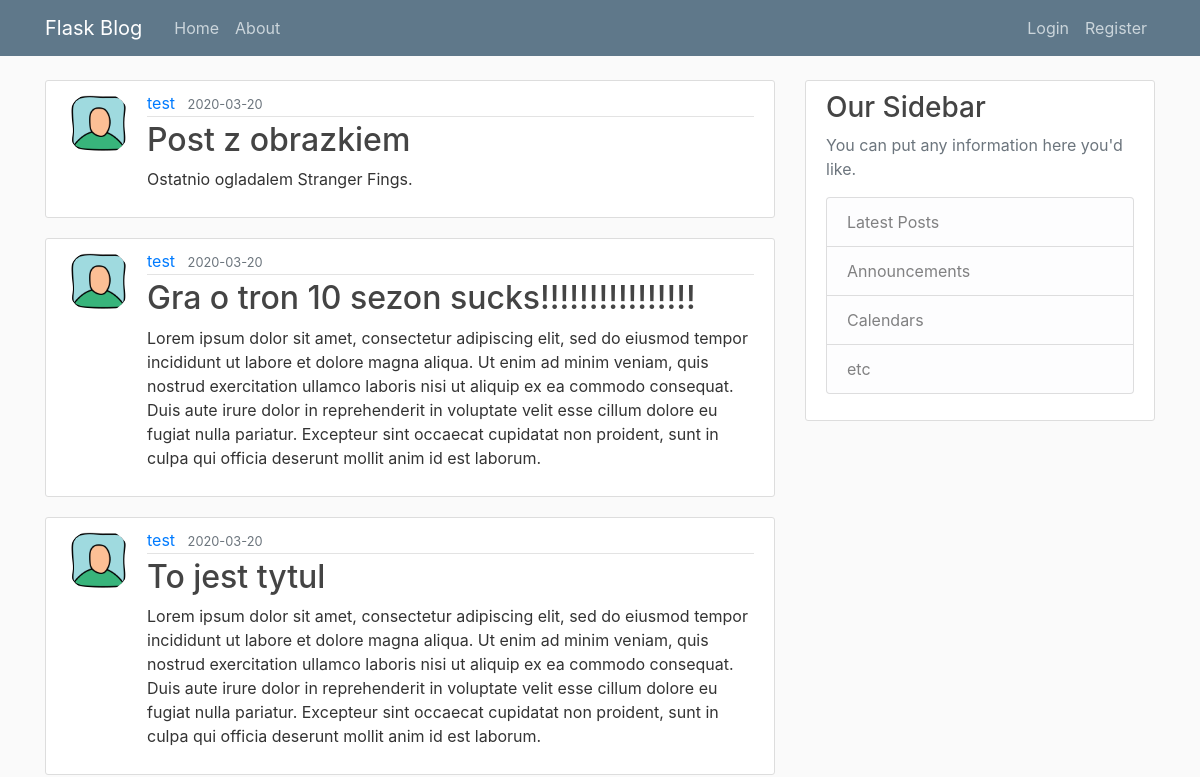
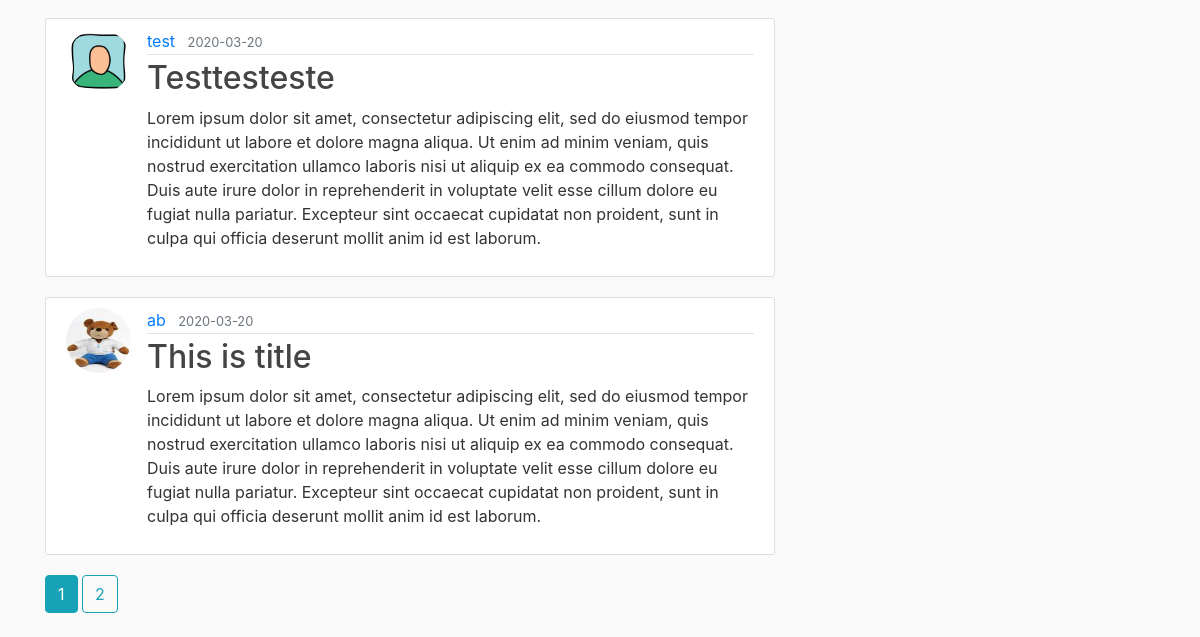
Page /home on the earlier database version (2 pictures, top to bottom).
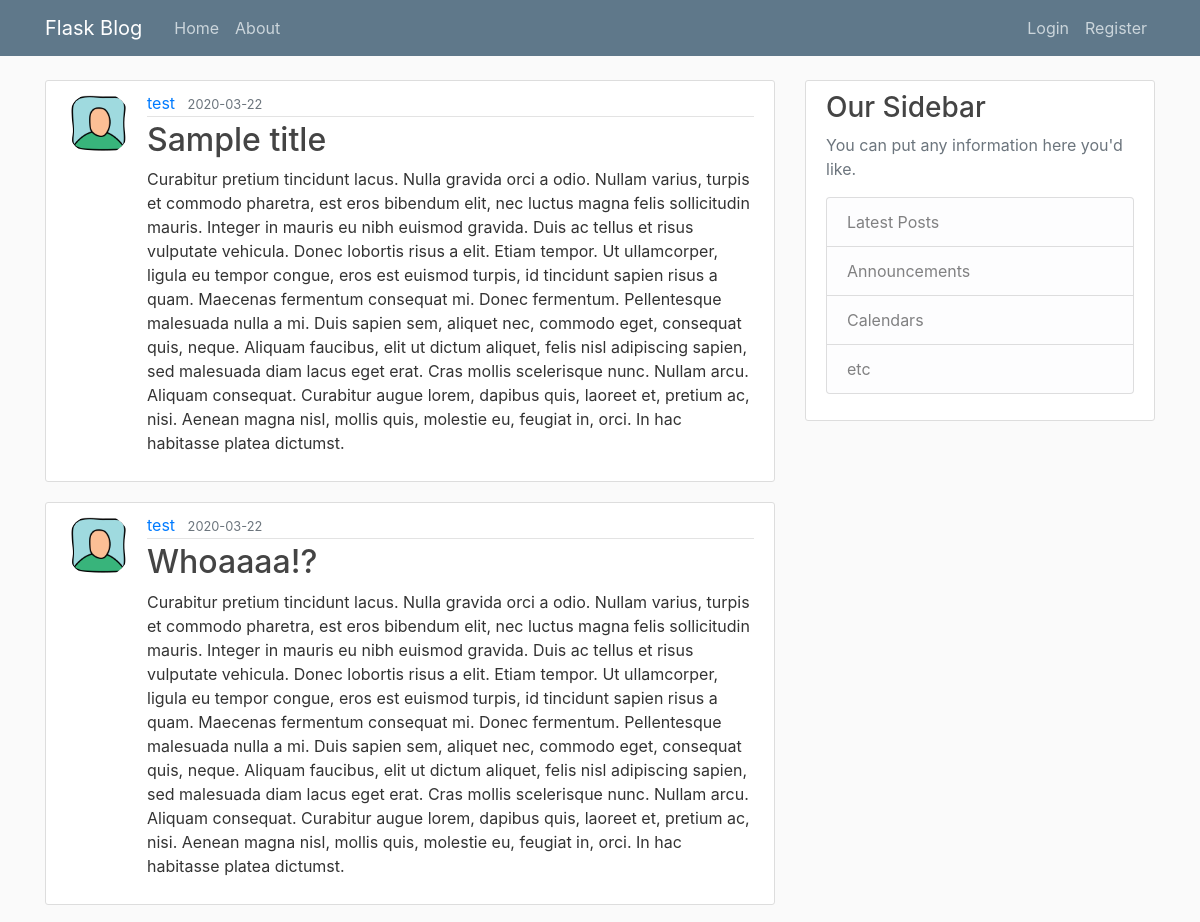
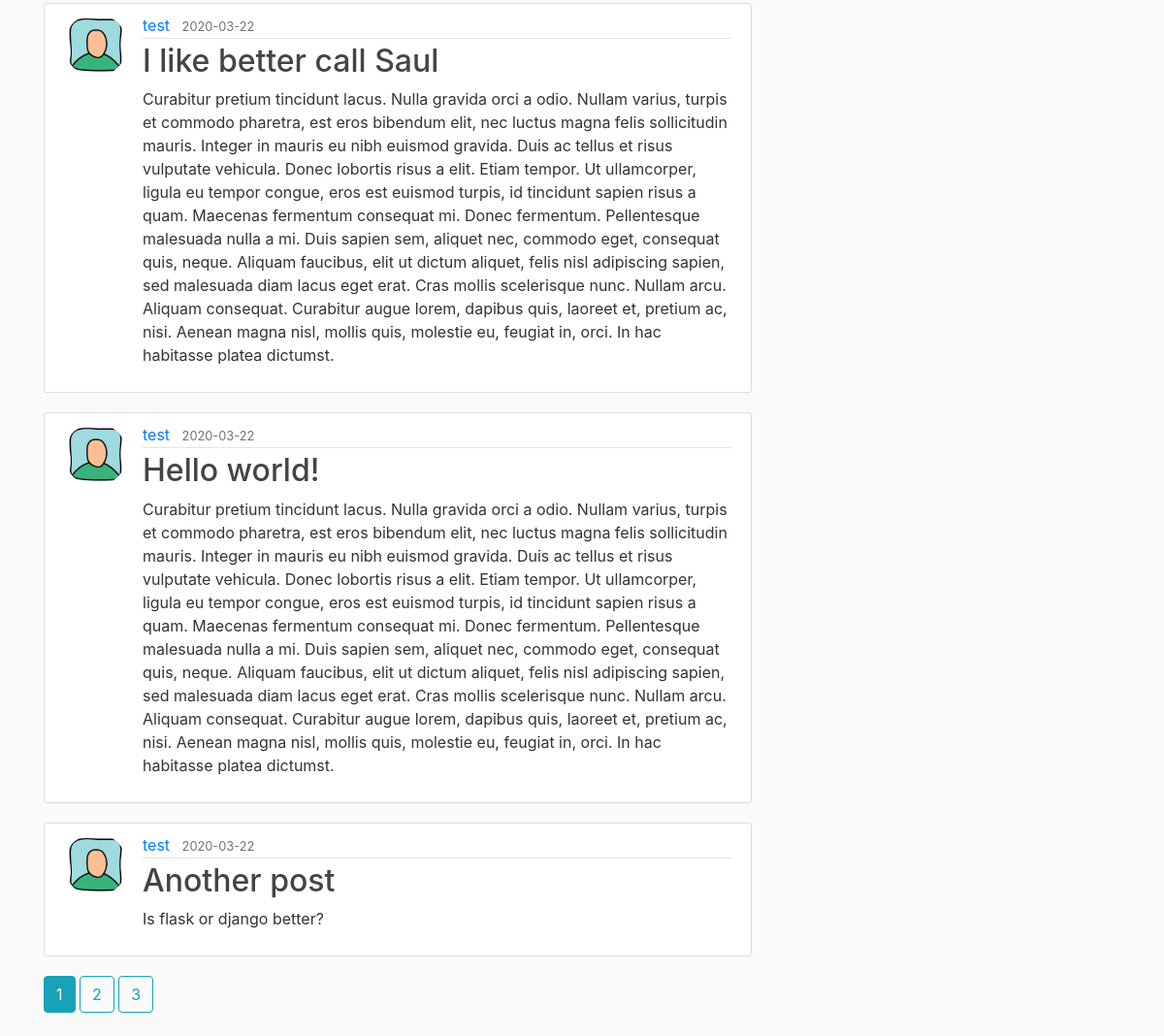
Same page on the later database version (2 pictures, top to bottom).
### flaskblog/models.py (models this page shows, shortened)
class Post(db.Model):
    id = db.Column(db.Integer, primary_key=True)
    title = db.Column(db.String(100), nullable=False)
    date_posted = db.Column(db.DateTime(), nullable=False, default=datetime.utcnow)
    content = db.Column(db.Text, nullable=False)
    user_id = db.Column(db.Integer, db.ForeignKey('user.id'), nullable=False)

class User(db.Model, UserMixin):
    id = db.Column(db.Integer, primary_key=True)
    username = db.Column(db.String(20), unique=True, nullable=False)
    email = db.Column(db.String(120), unique=True, nullable=False)
    image_file = db.Column(db.String(120), nullable=False, default='default.png')
    password = db.Column(db.String(60), nullable=False)
    posts = db.relationship('Post', backref='author', lazy=True)

### flaskblog/main/routes.py (the view)
@main.route('/')
@main.route('/home')
def home():
    page = request.args.get('page', 1, type=int)
    posts = Post.query.order_by(Post.date_posted.desc()).paginate(page=page, per_page=5)
    return render_template('home.html', posts=posts)

### flaskblog/templates/home.html
{% extends "base.html" %}
{% block body %}
    {% for post in posts.items %}
        <article class="media content-section">
            <img class="rounded-circle article-img"
                src="{{ url_for('static', filename='profile_pics/' + post.author.image_file)}}">
          <div class="media-body">
            <div class="article-metadata">
              <a class="mr-2" href="{{url_for('users.user_posts', user_name=post.author.username)}}">{{ post.author.username }}</a>
              <small class="text-muted">{{ post.date_posted.strftime('%Y-%m-%d') }}</small>
            </div>
            <h2><a class="article-title" href="{{ url_for('posts.post', post_id=post.id) }}">{{ post.title }}</a></h2>
            <p class="article-content">{{ post.content }}</p>
          </div>
        </article>
    {% endfor %}
    {% for page_num in posts.iter_pages(left_edge=1, right_edge=1, left_current=1, right_current=2) %}
        {% if page_num %}
            {% if posts.page == page_num %}
            <a class="btn btn-info mb-4" href="{{url_for('main.home', page=page_num)}}">{{ page_num }}</a>
            {% else %}
            <a class="btn btn-outline-info mb-4" href="{{url_for('main.home', page=page_num)}}">{{ page_num }}</a>
            {% endif %}
        {% else %}
            ...
        {% endif %}
    {% endfor %}
{% endblock body %}

Differences in the rows shown:
no longer on this page (row unchanged): Post: image_file (placeholder picture), author.username "test", date_posted "2020-03-20", title "Post z obrazkiem", content "Ostatnio ogladalem Stranger Fings."
no longer on this page (row unchanged): Post: image_file (placeholder picture), author.username "test", date_posted "2020-03-20", title "Gra o tron 10 sezon sucks!!!!!!!!!!!!!!!!", content "Lorem ipsum dolor sit amet, consectetur adipiscing elit, sed do eiusmod tempor incididunt ut labore et dolore magna aliqua. Ut enim ad minim veniam, quis nostrud exercitation ullamco laboris nisi ut aliquip ex ea commodo consequat. Duis aute irure dolor in reprehenderit in voluptate velit esse cillum dolore eu fugiat nulla pariatur. Excepteur sint occaecat cupidatat non proident, sunt in culpa qui officia deserunt mollit anim id est laborum."
no longer on this page (row unchanged): Post: image_file (placeholder picture), author.username "test", date_posted "2020-03-20", title "To jest tytul", content "Lorem ipsum dolor sit amet, consectetur adipiscing elit, sed do eiusmod tempor incididunt ut labore et dolore magna aliqua. Ut enim ad minim veniam, quis nostrud exercitation ullamco laboris nisi ut aliquip ex ea commodo consequat. Duis aute irure dolor in reprehenderit in voluptate velit esse cillum dolore eu fugiat nulla pariatur. Excepteur sint occaecat cupidatat non proident, sunt in culpa qui officia deserunt mollit anim id est laborum."
no longer on this page (row unchanged): Post: image_file (placeholder picture), author.username "test", date_posted "2020-03-20", title "Testtesteste", content "Lorem ipsum dolor sit amet, consectetur adipiscing elit, sed do eiusmod tempor incididunt ut labore et dolore magna aliqua. Ut enim ad minim veniam, quis nostrud exercitation ullamco laboris nisi ut aliquip ex ea commodo consequat. Duis aute irure dolor in reprehenderit in voluptate velit esse cillum dolore eu fugiat nulla pariatur. Excepteur sint occaecat cupidatat non proident, sunt in culpa qui officia deserunt mollit anim id est laborum."
no longer on this page (row edited): Post: image_file (picture), author.username "ab", date_posted "2020-03-20", title "This is title", content "Lorem ipsum dolor sit amet, consectetur adipiscing elit, sed do eiusmod tempor incididunt ut labore et dolore magna aliqua. Ut enim ad minim veniam, quis nostrud exercitation ullamco laboris nisi ut aliquip ex ea commodo consequat. Duis aute irure dolor in reprehenderit in voluptate velit esse cillum dolore eu fugiat nulla pariatur. Excepteur sint occaecat cupidatat non proident, sunt in culpa qui officia deserunt mollit anim id est laborum."
added Post: image_file (placeholder picture), author.username "test", date_posted "2020-03-22", title "Sample title", content "Curabitur pretium tincidunt lacus. Nulla gravida orci a odio. Nullam varius, turpis et commodo pharetra, est eros bibendum elit, nec luctus magna felis sollicitudin mauris. Integer in mauris eu nibh euismod gravida. Duis ac tellus et risus vulputate vehicula. Donec lobortis risus a elit. Etiam tempor. Ut ullamcorper, ligula eu tempor congue, eros est euismod turpis, id tincidunt sapien risus a quam. Maecenas fermentum consequat mi. Donec fermentum. Pellentesque malesuada nulla a mi. Duis sapien sem, aliquet nec, commodo eget, consequat quis, neque. Aliquam faucibus, elit ut dictum aliquet, felis nisl adipiscing sapien, sed malesuada diam lacus eget erat. Cras mollis scelerisque nunc. Nullam…"
added Post: image_file (placeholder picture), author.username "test", date_posted "2020-03-22", title "Whoaaaa!?", content "Curabitur pretium tincidunt lacus. Nulla gravida orci a odio. Nullam varius, turpis et commodo pharetra, est eros bibendum elit, nec luctus magna felis sollicitudin mauris. Integer in mauris eu nibh euismod gravida. Duis ac tellus et risus vulputate vehicula. Donec lobortis risus a elit. Etiam tempor. Ut ullamcorper, ligula eu tempor congue, eros est euismod turpis, id tincidunt sapien risus a quam. Maecenas fermentum consequat mi. Donec fermentum. Pellentesque malesuada nulla a mi. Duis sapien sem, aliquet nec, commodo eget, consequat quis, neque. Aliquam faucibus, elit ut dictum aliquet, felis nisl adipiscing sapien, sed malesuada diam lacus eget erat. Cras mollis scelerisque nunc. Nullam…"
added Post: image_file (placeholder picture), author.username "test", date_posted "2020-03-22", title "I like better call Saul", content "Curabitur pretium tincidunt lacus. Nulla gravida orci a odio. Nullam varius, turpis et commodo pharetra, est eros bibendum elit, nec luctus magna felis sollicitudin mauris. Integer in mauris eu nibh euismod gravida. Duis ac tellus et risus vulputate vehicula. Donec lobortis risus a elit. Etiam tempor. Ut ullamcorper, ligula eu tempor congue, eros est euismod turpis, id tincidunt sapien risus a quam. Maecenas fermentum consequat mi. Donec fermentum. Pellentesque malesuada nulla a mi. Duis sapien sem, aliquet nec, commodo eget, consequat quis, neque. Aliquam faucibus, elit ut dictum aliquet, felis nisl adipiscing sapien, sed malesuada diam lacus eget erat. Cras mollis scelerisque nunc. Nullam…"
added Post: image_file (placeholder picture), author.username "test", date_posted "2020-03-22", title "Hello world!", content "Curabitur pretium tincidunt lacus. Nulla gravida orci a odio. Nullam varius, turpis et commodo pharetra, est eros bibendum elit, nec luctus magna felis sollicitudin mauris. Integer in mauris eu nibh euismod gravida. Duis ac tellus et risus vulputate vehicula. Donec lobortis risus a elit. Etiam tempor. Ut ullamcorper, ligula eu tempor congue, eros est euismod turpis, id tincidunt sapien risus a quam. Maecenas fermentum consequat mi. Donec fermentum. Pellentesque malesuada nulla a mi. Duis sapien sem, aliquet nec, commodo eget, consequat quis, neque. Aliquam faucibus, elit ut dictum aliquet, felis nisl adipiscing sapien, sed malesuada diam lacus eget erat. Cras mollis scelerisque nunc. Nullam…"
added Post: image_file (placeholder picture), author.username "test", date_posted "2020-03-22", title "Another post", content "Is flask or django better?"
Other differences:
new list line: "3"
